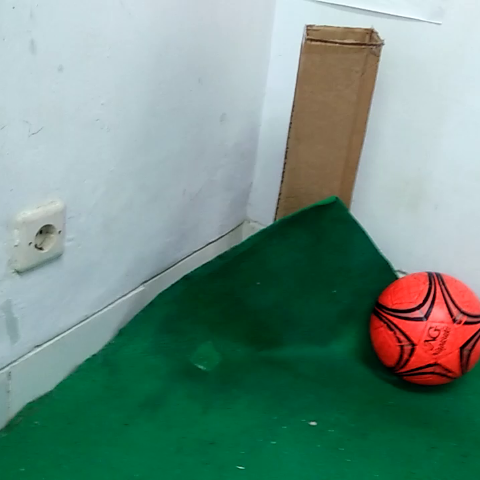
#> input picture crop/img_0.bmp, 480 x 480 px, given in place of the camera
$ python object-detect.py
#> lines starting #> are read from the running program, lines starting #| are printed output that depends on the picture
import cv2

video = cv2.VideoCapture(0) #bisa menggunakan video jadi 'video.mp4'
face = cv2.CascadeClassifier('ball2.xml')

while True:
    _, frame = video.read()
#> frame is the input picture: shape (480, 480, 3); mean B, G, R 130.9, 142.2, 111.6

    edge = cv2.Canny(frame, 70, 70)
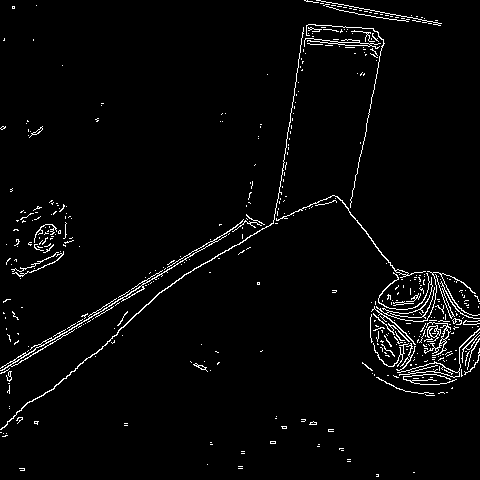
#> edge: shape (480, 480); 2.9% white in thin lines or dots

    gray = cv2.cvtColor(frame, cv2.COLOR_BGR2GRAY)  # cvt = convert
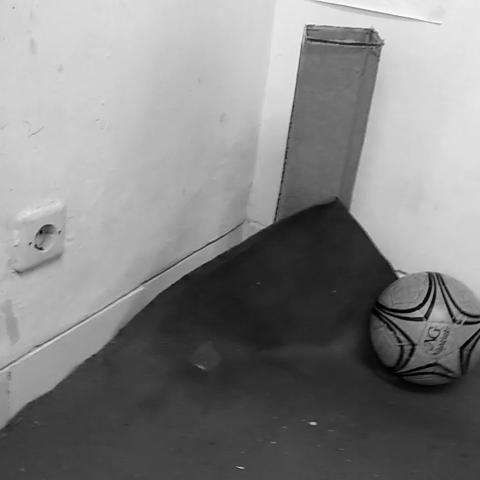
#> gray: shape (480, 480); min 0, max 253, mean 131.8
    muka = face.detectMultiScale(gray, 1.1, 1)
#> muka = ()

    for (x, y, w, h) in muka:  # sumbu x dan y, sdgkan w & h = lebar dan tinggi muka
        # membuat kotak pada wajah gambar img mulai dari kordinat (x, y) sampai kodrdinat (x+w, y+h) dengan warna hijau(0,255,0) tebal garis 4px
        cv2.rectangle(frame, (x, y), (x + w, y + h), (0, 255, 0), 2)

        # Region of Image (ROI) untuk mata
        roi_warna = frame[y:y + h, x:x + w]
        roi_gray = gray[y:y + h, x:x + w]   #matrix wajah
#> this loop made 0 passes

    cv2.imshow('Face & Eye Detection Live Video', frame)
    cv2.imshow('Edge', edge)

    exit = cv2.waitKey(1) & 0xff #waitKey(1) exit menggunakan perintah kwyboard
#> (key Esc is pressed here)
    if exit == 27: # esc
        break

cv2.destroyAllWindows()
video.release()

$ run again, on crop/img_1.bmp
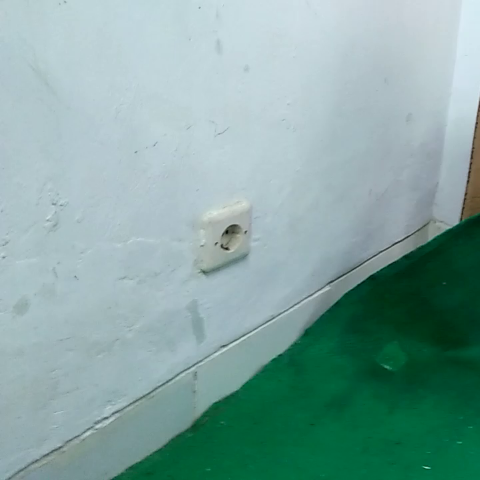
#> input picture crop/img_1.bmp, 480 x 480 px, given in place of the camera
#> frame is the input picture: shape (480, 480, 3); mean B, G, R 161.1, 165.5, 131.8
#> `edge = cv2.Canny(frame, 70, 70)`:
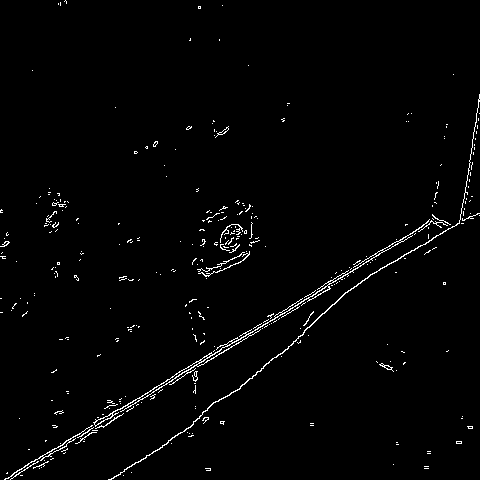
#> edge: shape (480, 480); 1.7% white in thin lines or dots
#> `gray = cv2.cvtColor(frame, cv2.COLOR_BGR2GRAY)`:
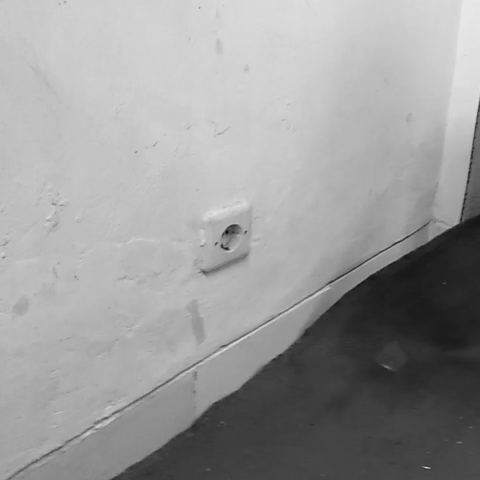
#> gray: shape (480, 480); min 8, max 234, mean 155
#> muka = ()

$ run again, on crop/img_2.bmp
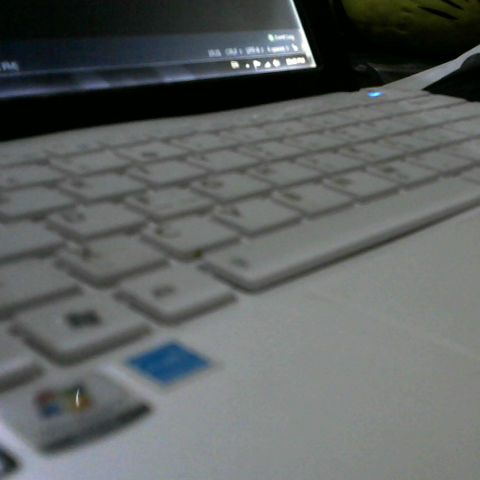
#> input picture crop/img_2.bmp, 480 x 480 px, given in place of the camera
#> frame is the input picture: shape (480, 480, 3); mean B, G, R 97.9, 98.8, 94.6
#> `edge = cv2.Canny(frame, 70, 70)`:
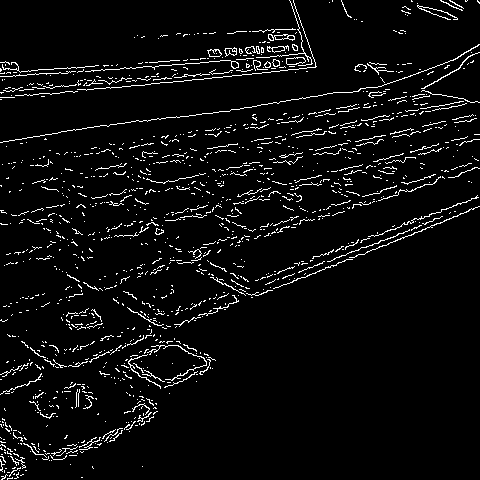
#> edge: shape (480, 480); 5% white in thin lines or dots
#> `gray = cv2.cvtColor(frame, cv2.COLOR_BGR2GRAY)`:
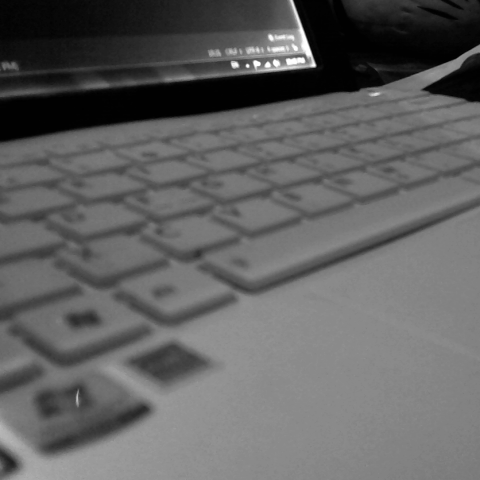
#> gray: shape (480, 480); min 0, max 255, mean 97.4
#> muka = ()

$ run again, on crop/img_3.bmp
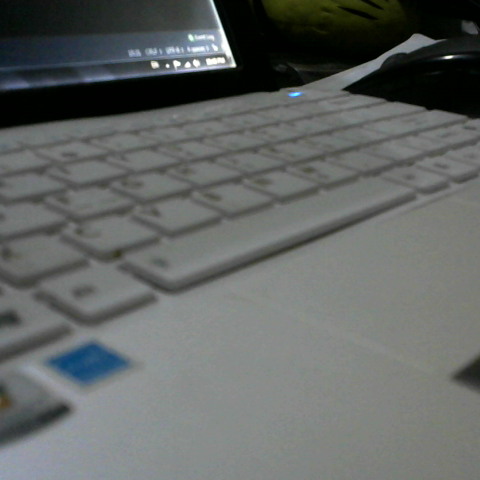
#> input picture crop/img_3.bmp, 480 x 480 px, given in place of the camera
#> frame is the input picture: shape (480, 480, 3); mean B, G, R 100, 101.9, 98.1
#> `edge = cv2.Canny(frame, 70, 70)`:
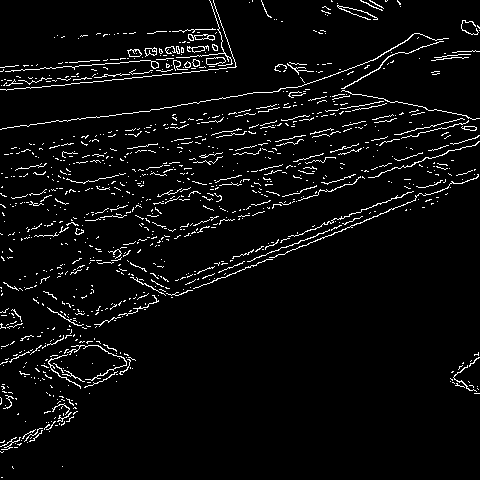
#> edge: shape (480, 480); 4.6% white in thin lines or dots
#> `gray = cv2.cvtColor(frame, cv2.COLOR_BGR2GRAY)`:
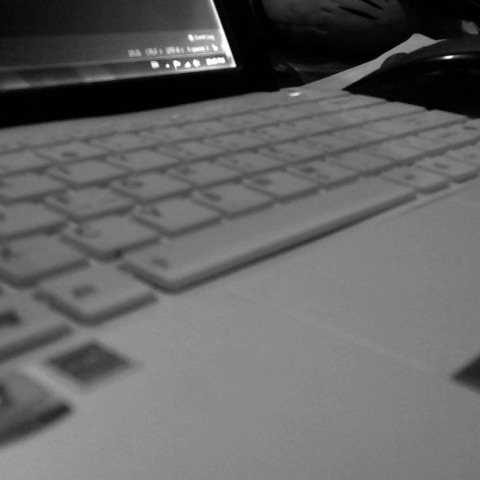
#> gray: shape (480, 480); min 0, max 255, mean 100.5
#> muka = ()
